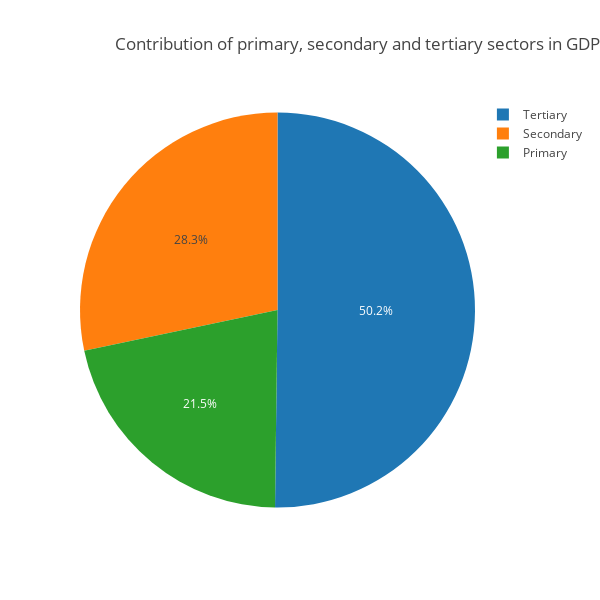

This figure's notebook cell:
### Markdown cell above
Let's Plot the contribution as a Pie Chart.

### Code cell
labels = ['Primary','Secondary','Tertiary']
values = [Primary_Share,Secondary_Share,Tertiary_Share]
data = [go.Pie(labels=labels, values=values)]
layout = go.Layout(
    autosize=False,
    width=600,
    height=600,
    title=go.layout.Title(
        text='Contribution of primary, secondary and tertiary sectors in GDP',
        xref='container',
        x=1
    ),)
fig = go.Figure(data=data,layout=layout)

iplot(fig)

### Figure 1 — Plotly figure (JSON) as saved in the notebook; plotly's stock layout.template omitted (floating-point values rounded to 4 significant figures)
{"data": [{"labels": ["Primary", "Secondary", "Tertiary"], "type": "pie", "uid": "7b4240a8-36ed-4041-94ca-b859e732c072", "values": [21.5, 28.3, 50.2]}], "layout": {"autosize": false, "height": 600, "title": {"text": "Contribution of primary, secondary and tertiary sectors in GDP", "x": 1, "xref": "container"}, "width": 600}}
